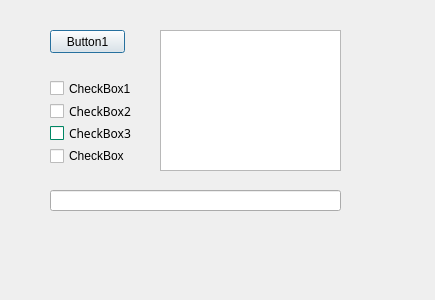
<?xml version="1.0" encoding="UTF-8"?>
<ui version="4.0">
 <class>Dialog</class>
 <widget class="QDialog" name="Dialog">
  <property name="geometry">
   <rect>
    <x>0</x>
    <y>0</y>
    <width>435</width>
    <height>300</height>
   </rect>
  </property>
  <property name="windowTitle">
   <string>Dialog</string>
  </property>
  <widget class="QPushButton" name="btn_1">
   <property name="geometry">
    <rect>
     <x>50</x>
     <y>30</y>
     <width>75</width>
     <height>23</height>
    </rect>
   </property>
   <property name="text">
    <string>Button1</string>
   </property>
  </widget>
  <widget class="QTextBrowser" name="textBrowser">
   <property name="geometry">
    <rect>
     <x>160</x>
     <y>30</y>
     <width>181</width>
     <height>141</height>
    </rect>
   </property>
  </widget>
  <widget class="QLineEdit" name="lineEdit">
   <property name="geometry">
    <rect>
     <x>50</x>
     <y>190</y>
     <width>291</width>
     <height>21</height>
    </rect>
   </property>
  </widget>
  <widget class="QWidget" name="">
   <property name="geometry">
    <rect>
     <x>50</x>
     <y>80</y>
     <width>89</width>
     <height>84</height>
    </rect>
   </property>
   <layout class="QVBoxLayout" name="verticalLayout_2">
    <item>
     <widget class="QCheckBox" name="checkBox">
      <property name="text">
       <string>CheckBox1</string>
      </property>
     </widget>
    </item>
    <item>
     <widget class="QCheckBox" name="checkBox_2">
      <property name="font">
       <font>
        <family>굴림</family>
       </font>
      </property>
      <property name="text">
       <string>CheckBox2</string>
      </property>
     </widget>
    </item>
    <item>
     <widget class="QCheckBox" name="checkBox_3">
      <property name="palette">
       <palette>
        <active>
         <colorrole role="WindowText">
          <brush brushstyle="SolidPattern">
           <color alpha="255">
            <red>0</red>
            <green>0</green>
            <blue>0</blue>
           </color>
          </brush>
         </colorrole>
         <colorrole role="Button">
          <brush brushstyle="SolidPattern">
           <color alpha="255">
            <red>0</red>
            <green>170</green>
            <blue>127</blue>
           </color>
          </brush>
         </colorrole>
         <colorrole role="Light">
          <brush brushstyle="SolidPattern">
           <color alpha="255">
            <red>0</red>
            <green>255</green>
            <blue>191</blue>
           </color>
          </brush>
         </colorrole>
         <colorrole role="Midlight">
          <brush brushstyle="SolidPattern">
           <color alpha="255">
            <red>0</red>
            <green>212</green>
            <blue>159</blue>
           </color>
          </brush>
         </colorrole>
         <colorrole role="Dark">
          <brush brushstyle="SolidPattern">
           <color alpha="255">
            <red>0</red>
            <green>85</green>
            <blue>63</blue>
           </color>
          </brush>
         </colorrole>
         <colorrole role="Mid">
          <brush brushstyle="SolidPattern">
           <color alpha="255">
            <red>0</red>
            <green>113</green>
            <blue>84</blue>
           </color>
          </brush>
         </colorrole>
         <colorrole role="Text">
          <brush brushstyle="SolidPattern">
           <color alpha="255">
            <red>0</red>
            <green>0</green>
            <blue>0</blue>
           </color>
          </brush>
         </colorrole>
         <colorrole role="BrightText">
          <brush brushstyle="SolidPattern">
           <color alpha="255">
            <red>255</red>
            <green>255</green>
            <blue>255</blue>
           </color>
          </brush>
         </colorrole>
         <colorrole role="ButtonText">
          <brush brushstyle="SolidPattern">
           <color alpha="255">
            <red>0</red>
            <green>0</green>
            <blue>0</blue>
           </color>
          </brush>
         </colorrole>
         <colorrole role="Base">
          <brush brushstyle="SolidPattern">
           <color alpha="255">
            <red>255</red>
            <green>255</green>
            <blue>255</blue>
           </color>
          </brush>
         </colorrole>
         <colorrole role="Window">
          <brush brushstyle="SolidPattern">
           <color alpha="255">
            <red>0</red>
            <green>170</green>
            <blue>127</blue>
           </color>
          </brush>
         </colorrole>
         <colorrole role="Shadow">
          <brush brushstyle="SolidPattern">
           <color alpha="255">
            <red>0</red>
            <green>0</green>
            <blue>0</blue>
           </color>
          </brush>
         </colorrole>
         <colorrole role="AlternateBase">
          <brush brushstyle="SolidPattern">
           <color alpha="255">
            <red>127</red>
            <green>212</green>
            <blue>191</blue>
           </color>
          </brush>
         </colorrole>
         <colorrole role="ToolTipBase">
          <brush brushstyle="SolidPattern">
           <color alpha="255">
            <red>255</red>
            <green>255</green>
            <blue>220</blue>
           </color>
          </brush>
         </colorrole>
         <colorrole role="ToolTipText">
          <brush brushstyle="SolidPattern">
           <color alpha="255">
            <red>0</red>
            <green>0</green>
            <blue>0</blue>
           </color>
          </brush>
         </colorrole>
         <colorrole role="PlaceholderText">
          <brush brushstyle="SolidPattern">
           <color alpha="128">
            <red>0</red>
            <green>0</green>
            <blue>0</blue>
           </color>
          </brush>
         </colorrole>
        </active>
        <inactive>
         <colorrole role="WindowText">
          <brush brushstyle="SolidPattern">
           <color alpha="255">
            <red>0</red>
            <green>0</green>
            <blue>0</blue>
           </color>
          </brush>
         </colorrole>
         <colorrole role="Button">
          <brush brushstyle="SolidPattern">
           <color alpha="255">
            <red>0</red>
            <green>170</green>
            <blue>127</blue>
           </color>
          </brush>
         </colorrole>
         <colorrole role="Light">
          <brush brushstyle="SolidPattern">
           <color alpha="255">
            <red>0</red>
            <green>255</green>
            <blue>191</blue>
           </color>
          </brush>
         </colorrole>
         <colorrole role="Midlight">
          <brush brushstyle="SolidPattern">
           <color alpha="255">
            <red>0</red>
            <green>212</green>
            <blue>159</blue>
           </color>
          </brush>
         </colorrole>
         <colorrole role="Dark">
          <brush brushstyle="SolidPattern">
           <color alpha="255">
            <red>0</red>
            <green>85</green>
            <blue>63</blue>
           </color>
          </brush>
         </colorrole>
         <colorrole role="Mid">
          <brush brushstyle="SolidPattern">
           <color alpha="255">
            <red>0</red>
            <green>113</green>
            <blue>84</blue>
           </color>
          </brush>
         </colorrole>
         <colorrole role="Text">
          <brush brushstyle="SolidPattern">
           <color alpha="255">
            <red>0</red>
            <green>0</green>
            <blue>0</blue>
           </color>
          </brush>
         </colorrole>
         <colorrole role="BrightText">
          <brush brushstyle="SolidPattern">
           <color alpha="255">
            <red>255</red>
            <green>255</green>
            <blue>255</blue>
           </color>
          </brush>
         </colorrole>
         <colorrole role="ButtonText">
          <brush brushstyle="SolidPattern">
           <color alpha="255">
            <red>0</red>
            <green>0</green>
            <blue>0</blue>
           </color>
          </brush>
         </colorrole>
         <colorrole role="Base">
          <brush brushstyle="SolidPattern">
           <color alpha="255">
            <red>255</red>
            <green>255</green>
            <blue>255</blue>
           </color>
          </brush>
         </colorrole>
         <colorrole role="Window">
          <brush brushstyle="SolidPattern">
           <color alpha="255">
            <red>0</red>
            <green>170</green>
            <blue>127</blue>
           </color>
          </brush>
         </colorrole>
         <colorrole role="Shadow">
          <brush brushstyle="SolidPattern">
           <color alpha="255">
            <red>0</red>
            <green>0</green>
            <blue>0</blue>
           </color>
          </brush>
         </colorrole>
         <colorrole role="AlternateBase">
          <brush brushstyle="SolidPattern">
           <color alpha="255">
            <red>127</red>
            <green>212</green>
            <blue>191</blue>
           </color>
          </brush>
         </colorrole>
         <colorrole role="ToolTipBase">
          <brush brushstyle="SolidPattern">
           <color alpha="255">
            <red>255</red>
            <green>255</green>
            <blue>220</blue>
           </color>
          </brush>
         </colorrole>
         <colorrole role="ToolTipText">
          <brush brushstyle="SolidPattern">
           <color alpha="255">
            <red>0</red>
            <green>0</green>
            <blue>0</blue>
           </color>
          </brush>
         </colorrole>
         <colorrole role="PlaceholderText">
          <brush brushstyle="SolidPattern">
           <color alpha="128">
            <red>0</red>
            <green>0</green>
            <blue>0</blue>
           </color>
          </brush>
         </colorrole>
        </inactive>
        <disabled>
         <colorrole role="WindowText">
          <brush brushstyle="SolidPattern">
           <color alpha="255">
            <red>0</red>
            <green>85</green>
            <blue>63</blue>
           </color>
          </brush>
         </colorrole>
         <colorrole role="Button">
          <brush brushstyle="SolidPattern">
           <color alpha="255">
            <red>0</red>
            <green>170</green>
            <blue>127</blue>
           </color>
          </brush>
         </colorrole>
         <colorrole role="Light">
          <brush brushstyle="SolidPattern">
           <color alpha="255">
            <red>0</red>
            <green>255</green>
            <blue>191</blue>
           </color>
          </brush>
         </colorrole>
         <colorrole role="Midlight">
          <brush brushstyle="SolidPattern">
           <color alpha="255">
            <red>0</red>
            <green>212</green>
            <blue>159</blue>
           </color>
          </brush>
         </colorrole>
         <colorrole role="Dark">
          <brush brushstyle="SolidPattern">
           <color alpha="255">
            <red>0</red>
            <green>85</green>
            <blue>63</blue>
           </color>
          </brush>
         </colorrole>
         <colorrole role="Mid">
          <brush brushstyle="SolidPattern">
           <color alpha="255">
            <red>0</red>
            <green>113</green>
            <blue>84</blue>
           </color>
          </brush>
         </colorrole>
         <colorrole role="Text">
          <brush brushstyle="SolidPattern">
           <color alpha="255">
            <red>0</red>
            <green>85</green>
            <blue>63</blue>
           </color>
          </brush>
         </colorrole>
         <colorrole role="BrightText">
          <brush brushstyle="SolidPattern">
           <color alpha="255">
            <red>255</red>
            <green>255</green>
            <blue>255</blue>
           </color>
          </brush>
         </colorrole>
         <colorrole role="ButtonText">
          <brush brushstyle="SolidPattern">
           <color alpha="255">
            <red>0</red>
            <green>85</green>
            <blue>63</blue>
           </color>
          </brush>
         </colorrole>
         <colorrole role="Base">
          <brush brushstyle="SolidPattern">
           <color alpha="255">
            <red>0</red>
            <green>170</green>
            <blue>127</blue>
           </color>
          </brush>
         </colorrole>
         <colorrole role="Window">
          <brush brushstyle="SolidPattern">
           <color alpha="255">
            <red>0</red>
            <green>170</green>
            <blue>127</blue>
           </color>
          </brush>
         </colorrole>
         <colorrole role="Shadow">
          <brush brushstyle="SolidPattern">
           <color alpha="255">
            <red>0</red>
            <green>0</green>
            <blue>0</blue>
           </color>
          </brush>
         </colorrole>
         <colorrole role="AlternateBase">
          <brush brushstyle="SolidPattern">
           <color alpha="255">
            <red>0</red>
            <green>170</green>
            <blue>127</blue>
           </color>
          </brush>
         </colorrole>
         <colorrole role="ToolTipBase">
          <brush brushstyle="SolidPattern">
           <color alpha="255">
            <red>255</red>
            <green>255</green>
            <blue>220</blue>
           </color>
          </brush>
         </colorrole>
         <colorrole role="ToolTipText">
          <brush brushstyle="SolidPattern">
           <color alpha="255">
            <red>0</red>
            <green>0</green>
            <blue>0</blue>
           </color>
          </brush>
         </colorrole>
         <colorrole role="PlaceholderText">
          <brush brushstyle="SolidPattern">
           <color alpha="128">
            <red>0</red>
            <green>0</green>
            <blue>0</blue>
           </color>
          </brush>
         </colorrole>
        </disabled>
       </palette>
      </property>
      <property name="font">
       <font>
        <family>굴림</family>
       </font>
      </property>
      <property name="text">
       <string>CheckBox3</string>
      </property>
     </widget>
    </item>
    <item>
     <widget class="QCheckBox" name="checkBox_4">
      <property name="text">
       <string>CheckBox</string>
      </property>
     </widget>
    </item>
   </layout>
  </widget>
 </widget>
 <resources/>
 <connections/>
</ui>
